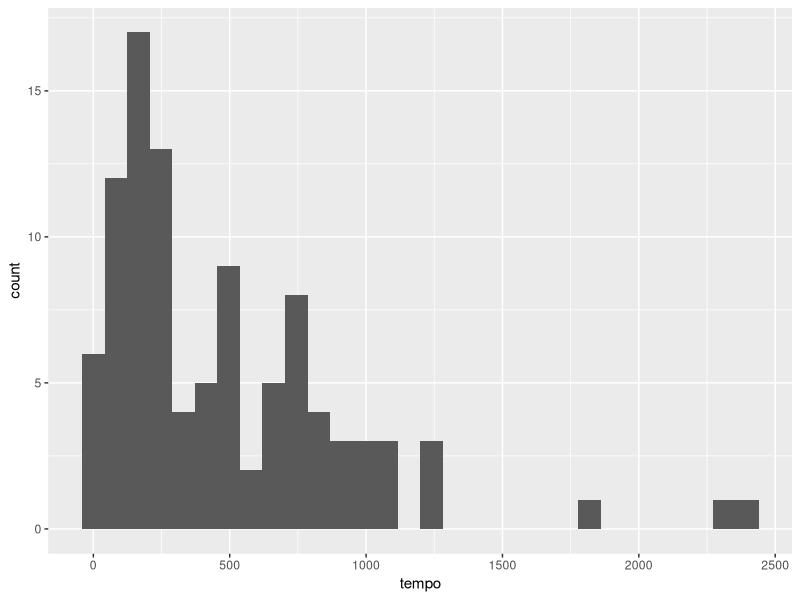
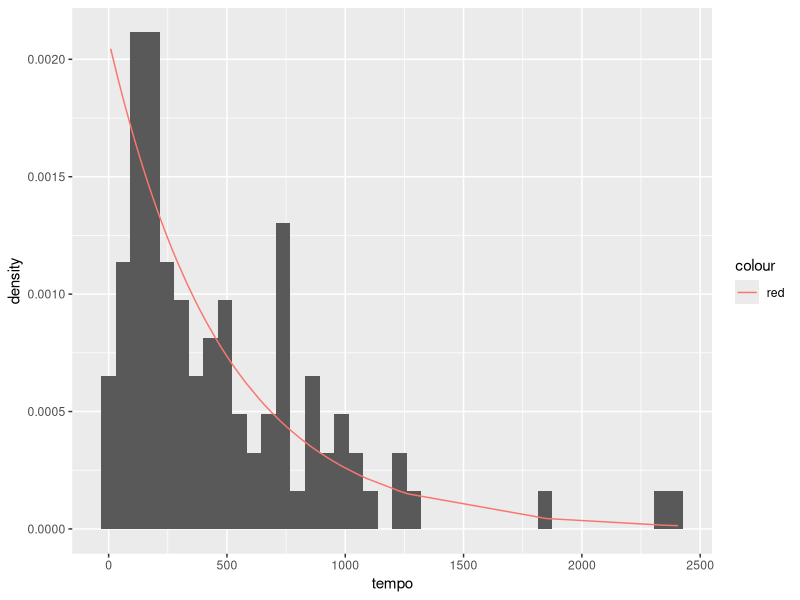
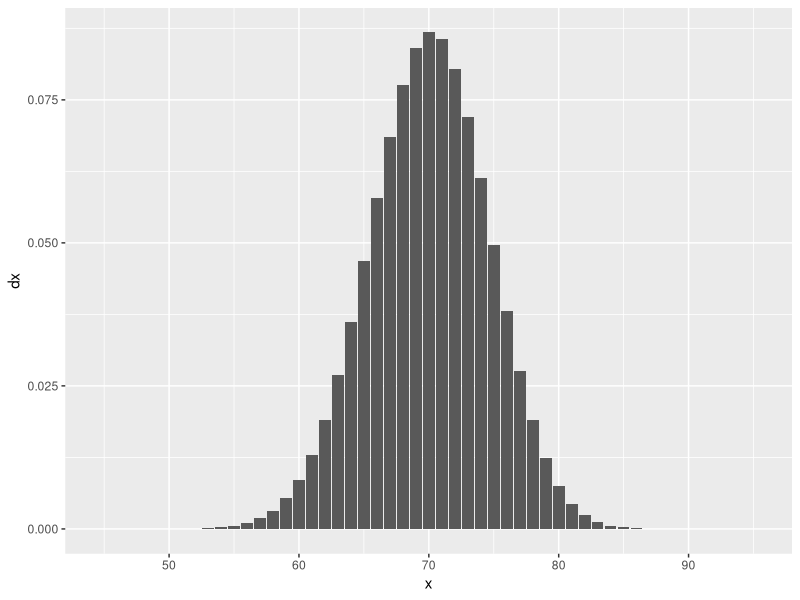
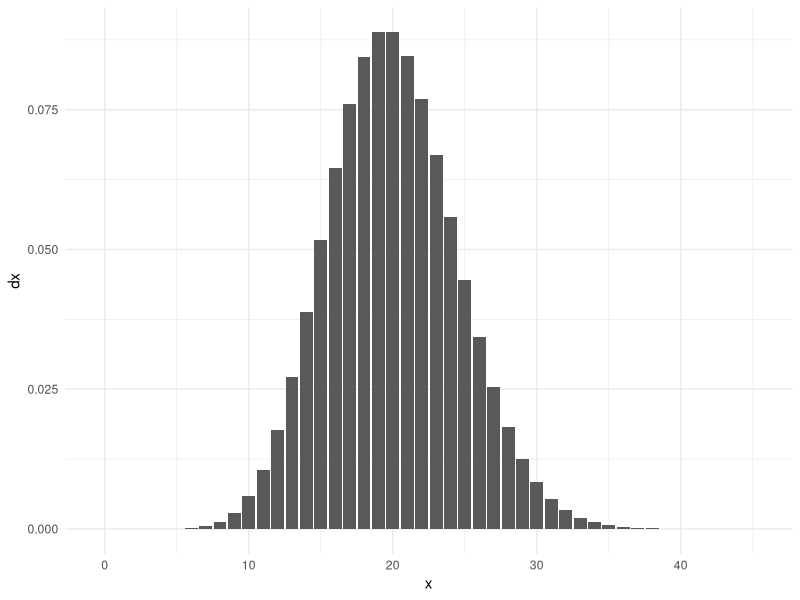
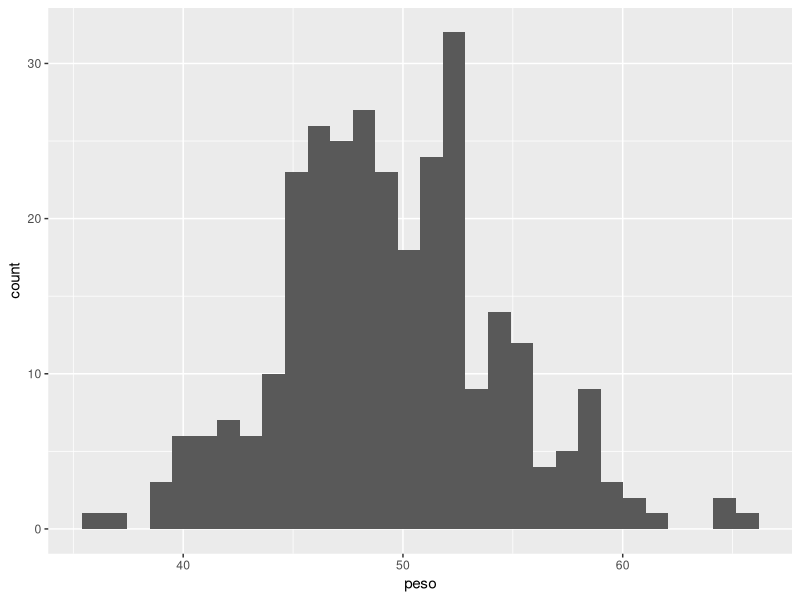
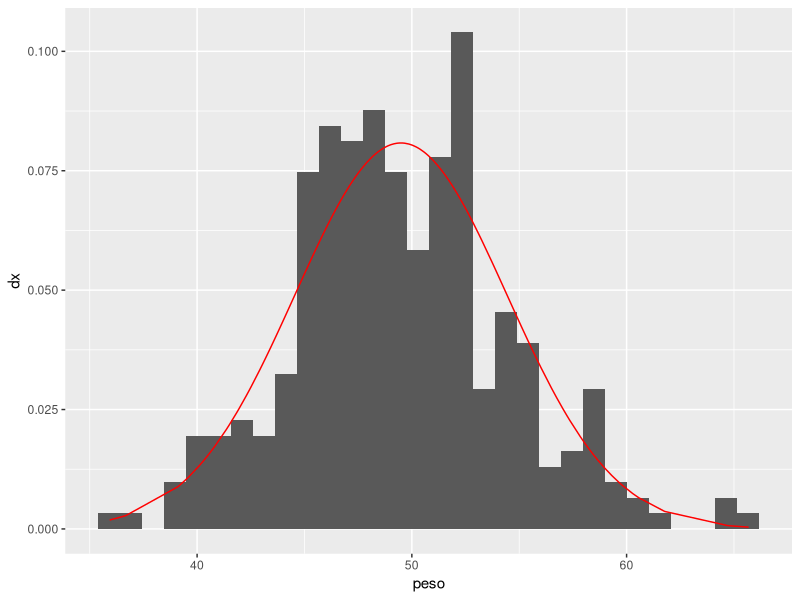

Write R code to recreate these figures, in order.
#Exercício 1
install.packages('ggplot2')
library(ggplot2)
#a)
dados = read.csv('ex1.csv',sep = ',',dec = '.',header = T)
ggplot(dados,aes(tempo))+geom_histogram(bins=30)
media = mean(dados$tempo)
#b)
pexp(300, 1/media)

#c)
pexp(400, 1/media)-pexp(200, 1/media)

#d)
qexp(0.7, 1/media)

#e)
dados$ptempo=dexp(dados$tempo,1/media)
ggplot(dados,aes(tempo))+geom_histogram(aes(y=..density..),bins=40)+geom_line(aes(tempo,ptempo,col='red'))

#Exercício 2
#binomial
#a)
sum(dbinom(75:100,100,14/20))

#b)
dbinom(70,100,14/20)

#c)
pbinom(19,100,6/20)

#d)
4000*6/20

#e)
x=45:95
dx=dbinom(x,100,14/20)
dados1 = data.frame(x, dx)
ggplot(dados1, aes(x, dx))+geom_col()

#Exercício 3
#a)
dpois(15, 20)

#b)
sum(dpois(20:30,20))
ppois(30, 20)-ppois(20, 20)

#c)
1-ppois(449,20*24)

#d)
1-ppois(34,30)

#e)
x=0:45
dx=dpois(x,20)
dados2=data.frame(x,dx)
ggplot(dados2,aes(x,dx))+geom_col()+theme_minimal()

#Exercício 4
#a)
dados3 = read.csv('ex4.csv', dec = ".", header = T)
ggplot(dados3,aes(peso))+geom_histogram()

#b)
pnorm(45, mean(dados3$peso),sd(dados3$peso))+(1-pnorm(55, mean(dados3$peso),sd(dados3$peso)))

#c)
0

#d)
qnorm(0.3, mean(dados3$peso), sd(dados3$peso))
qnorm(0.7, mean(dados3$peso), sd(dados3$peso))

#e)
dados3$dx=dnorm(dados3$peso, mean(dados3$peso), sd(dados3$peso))
ggplot(dados3, aes(peso, dx))+geom_histogram(aes(y=..density..))+geom_line(col='red')
